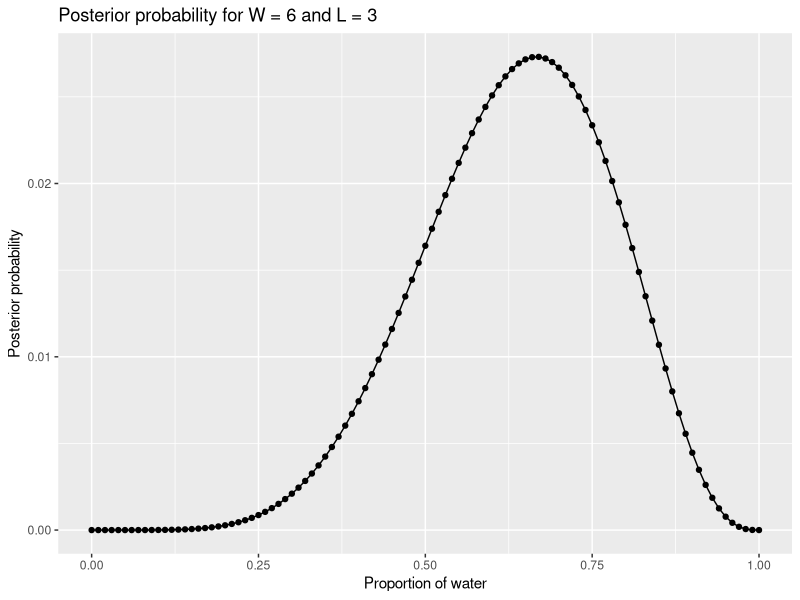
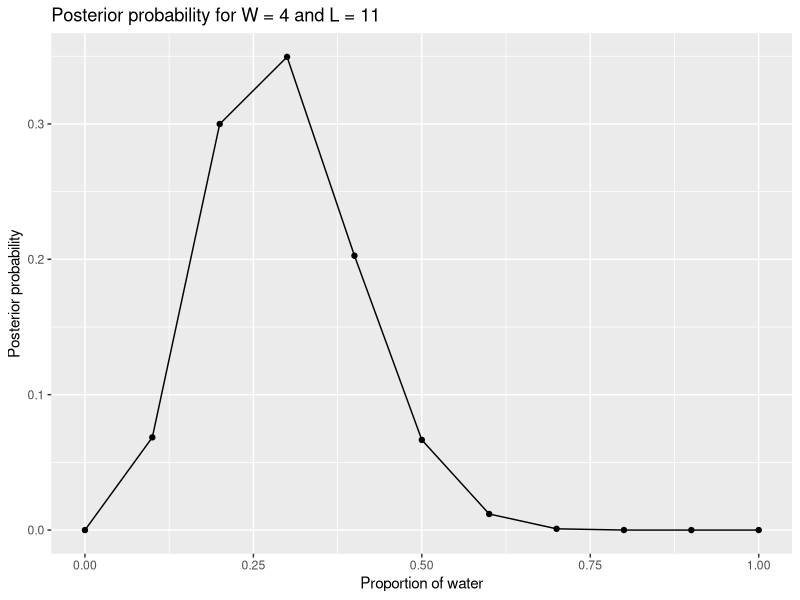
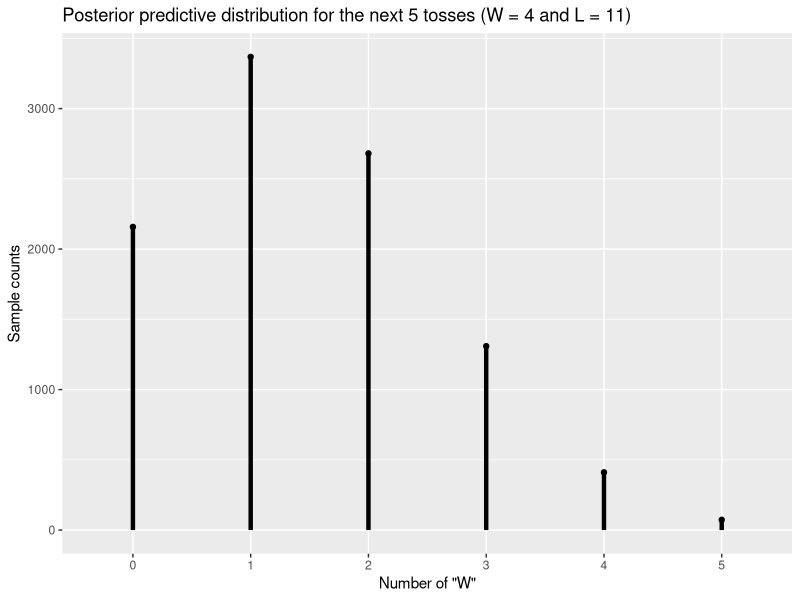

The R source for these figures, in order:
## ---- chunk 1
library(dplyr)
library(glue)
library(ggplot2)
options(scipen = 999)
## ---- chunk 2
compute_posterior <- function(W, L, precision_step=100){
  N <- W + L
  p <- seq(0, 1, by = 1/precision_step)
  
  # P(p|W,L) = P(W,L|p)P(p) / P(W,L)
  likelihood <- sapply(p, function(x) dbinom(W, N, x))
  posterior = likelihood / sum(likelihood)
  
  return(tibble(p, likelihood, posterior))
}
## ---- chunk 3
W <- 6
L <- 3
precision <- 100
df_posterior = compute_posterior(W, L, precision)

ggplot(data=df_posterior) +
  geom_line(aes(x=p, y=posterior)) +
  geom_point(aes(x=p, y=posterior)) +
  labs(x = "Proportion of water",
       y = "Posterior probability",
       title = glue("Posterior probability for W = {W} and L = {L}"))

## ---- chunk 4
W <- 4
L <- 11
precision <- 10
df_posterior = compute_posterior(W, L, precision)

df_posterior %>% 
  mutate_all(.f=round, digits=3)
## ---- chunk 5
W <- 4
L <- 11
precision <- 10
df_posterior = compute_posterior(W, L, precision)

df_posterior %>% 
  mutate_all(.f=round, digits=3)
## ---- chunk 6
# Plot function approximation
ggplot(data=df_posterior) +
  geom_line(aes(x=p, y=posterior)) +
  geom_point(aes(x=p, y=posterior)) +
  labs(x = "Proportion of water",
       y = "Posterior probability",
       title = glue("Posterior probability for W = {W} and L = {L}"))

## ---- chunk 7
W <- 4
L <- 11
precision <- 100
df_posterior = compute_posterior(W, L, precision)

next_sample_size = 5
nsims = 1e4

# Estimate probability
p <- df_posterior$p
posterior <- df_posterior$posterior
sampled_p = sample(p, size=nsims, replace=T, prob = posterior)

pred_tosses = sapply(
  sampled_p,
  function(q){                   
    sum(
      sample(
        c("W", "L"), 
        size = next_sample_size,
        replace = T, 
        prob = c(q, 1-q)
      )=="W"
    )
  }
)

sample_counts <- table(pred_tosses) %>% as_tibble()
sample_counts

ggplot(data = sample_counts) +
  geom_point(aes(x=pred_tosses, y=n)) +
  geom_segment(aes(x=pred_tosses, xend=pred_tosses,
                   y=0, yend=n),
               size=1.5
  ) +
  labs(x = "Number of \"W\"",
       y = "Sample counts",
       title = glue("Posterior predictive distribution for the next 5 tosses (W = {W} and L = {L})"))
## ---- chunk 8
#P(W>=3)
sample_counts %>% 
  mutate(prob= n / sum(n)) %>% 
  filter( as.numeric(pred_tosses) >= 3) %>% 
  summarise(prob_gte_3= sum(prob))
## ---- chunk 9
1 + 1
## ---- chunk 10
#| echo: false
2 * 2
